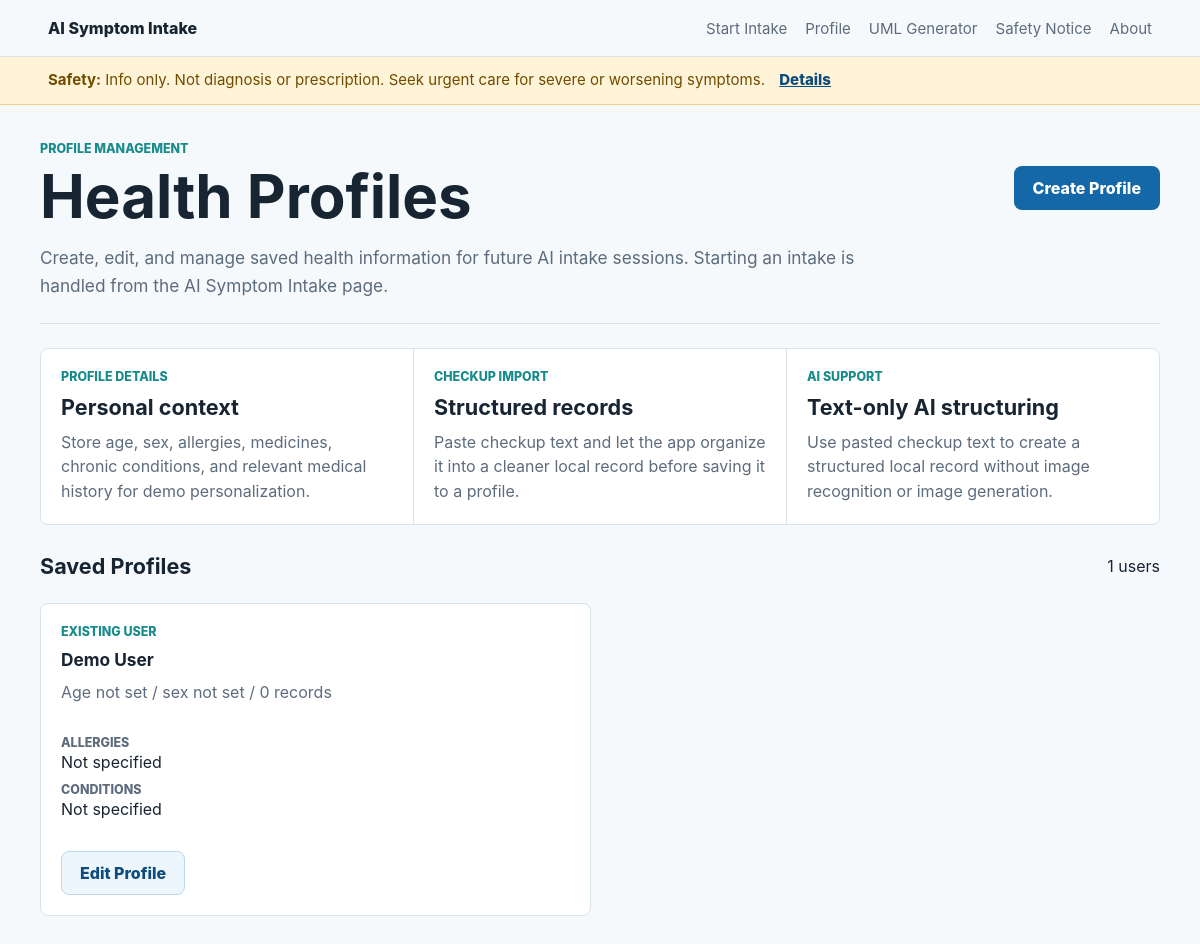
/profile, run on the app's committed database.
### tables this page shows
CREATE TABLE user_profiles (
                id INTEGER PRIMARY KEY AUTOINCREMENT,
                display_name TEXT,
                age INTEGER,
                sex TEXT,
                height_cm REAL,
                weight_kg REAL,
                allergies TEXT,
                current_medications TEXT,
                chronic_conditions TEXT,
                past_history TEXT,
                family_history TEXT,
                emergency_contact TEXT,
                consent_use_history INTEGER NOT NULL DEFAULT 0,
                created_at TIMESTAMP NOT NULL DEFAULT CURRENT_TIMESTAMP,
                updated_at TIMESTAMP NOT NULL DEFAULT CURRENT_TIMESTAMP
            );

### app.py (the view)
    @app.route("/profile")
    def profile_page():
        return render_template(
            "profile.html",
            disclaimer=DISCLAIMER_TEXT,
            brief_disclaimer=BRIEF_DISCLAIMER_TEXT,
            profiles=get_profiles(),
        )

### app.py (called while the page is built)
def get_db() -> sqlite3.Connection:
    if "db" not in g:
        database = current_app.config["DATABASE"]
        connection = sqlite3.connect(database)
        connection.row_factory = sqlite3.Row
        g.db = connection
    return g.db

def register_database_hooks(app: Flask) -> None:
    @app.teardown_appcontext
    def close_db(error: BaseException | None = None) -> None:
        connection = g.pop("db", None)
        if connection is not None:
            connection.close()
    @app.cli.command("init-db")
    def init_db_command() -> None:
        init_db(app)
        print("Initialized the symptom intake database.")

def get_profiles() -> list[sqlite3.Row]:
    return get_db().execute(
        """
        SELECT user_profiles.*,
               (SELECT COUNT(*) FROM health_records WHERE health_records.profile_id = user_profiles.id) AS record_count
        FROM user_profiles
        ORDER BY updated_at DESC, id DESC
        """
    ).fetchall()

### templates/profile.html (shortened to what this page needs)
{% extends "base.html" %}
{% block content %}
<section class="page-shell">
    <p class="eyebrow">Profile management</p>
    <div class="profile-management-header">
        <div>
            <h1>Health Profiles</h1>
            <p class="form-intro">Create, edit, and manage saved health information for future AI intake sessions. Starting an intake is handled from the AI Symptom Intake page.</p>
        </div>
        <a class="button primary" href="{{ url_for('new_profile_page') }}">Create Profile</a>
    </div>
    <div class="management-summary">
        <article>
            <span class="choice-kicker">Profile details</span>
            <h2>Personal context</h2>
            <p>Store age, sex, allergies, medicines, chronic conditions, and relevant medical history for demo personalization.</p>
        </article>
        <article>
            <span class="choice-kicker">Checkup import</span>
            <h2>Structured records</h2>
            <p>Paste checkup text and let the app organize it into a cleaner local record before saving it to a profile.</p>
        </article>
        <article>
            <span class="choice-kicker">AI support</span>
            <h2>Text-only AI structuring</h2>
            <p>Use pasted checkup text to create a structured local record without image recognition or image generation.</p>
        </article>
    </div>
    <section class="content-band compact">
        <div class="section-heading">
            <h2>Saved Profiles</h2>
            <span>{{ profiles|length }} users</span>
        </div>
        <div class="profile-grid management-grid">
            {% for profile in profiles %}
            <article class="profile-card management-card">
                <div>
                    <span class="choice-kicker">Existing user</span>
                    <h3>{{ profile.display_name or "Unnamed profile" }}</h3>
                    <p>{{ profile.age or "Age not set" }} / {{ profile.sex or "sex not set" }} / {{ profile.record_count }} records</p>
                </div>
                <dl>
                    <div><dt>Allergies</dt><dd>{{ profile.allergies or "Not specified" }}</dd></div>
                    <div><dt>Conditions</dt><dd>{{ profile.chronic_conditions or "Not specified" }}</dd></div>
                </dl>
                <div class="button-row">
                    <a class="button secondary" href="{{ url_for('edit_profile_page', profile_id=profile.id) }}">Edit Profile</a>
                </div>
            </article>
            {% else %}
            <article class="summary-text">
                <h3>No saved users yet</h3>
                <p>Create a profile when you want personalized intake context. Quick intake is still available from the AI Symptom Intake page.</p>
                <a class="button primary" href="{{ url_for('new_profile_page') }}">Create Profile</a>
            </article>
            {% endfor %}
        </div>
    </section>
</section>
{% endblock %}

### static/styles.css (style rules this page uses)
:root { color-scheme: light; --ink: #172431; --muted: #5d6c7c; --line: #d8e3ea; --paper: #f5f9fb; --panel: #ffffff; --blue: #1468a8; --blue-dark: #0d4c7c; --teal: #188b8b; --mint: #e9f8f5; --amber: #f2bd55; --red: #b74242; --shadow: 0 18px 42px rgba(23, 36, 49, 0.11); }
* { box-sizing: border-box; }
body { margin: 0; font-family: Inter, ui-sans-serif, system-ui, -apple-system, BlinkMacSystemFont, "Segoe UI", sans-serif; color: var(--ink); background: var(--paper); }
a { color: inherit; }
.eyebrow { margin: 0 0 10px; color: var(--teal); font-size: 0.78rem; font-weight: 850; letter-spacing: 0; text-transform: uppercase; }
h1, h2, h3, p { overflow-wrap: anywhere; }
h1 { margin: 0 0 18px; font-size: clamp(2.35rem, 6vw, 4.6rem); line-height: 1; letter-spacing: 0; }
h2 { margin: 0; font-size: 1.35rem; }
h3 { margin: 0 0 10px; font-size: 1.08rem; }
.lede, .form-intro { margin: 0; color: var(--muted); font-size: 1.08rem; line-height: 1.65; }
.button { display: inline-flex; align-items: center; justify-content: center; min-height: 44px; padding: 0 18px; border: 1px solid transparent; border-radius: 8px; font-weight: 800; text-decoration: none; cursor: pointer; }
.button.primary { color: #fff; background: var(--blue); }
.button.secondary { color: var(--blue-dark); background: #edf6fc; border-color: #b9d8eb; }
.content-band, .page-shell, .form-shell { width: min(1120px, calc(100% - 36px)); margin: 36px auto; }
.page-shell h1 { font-size: clamp(2.25rem, 5vw, 4rem); }
.profile-management-header { display: flex; align-items: flex-start; justify-content: space-between; gap: 24px; padding-bottom: 22px; border-bottom: 1px solid var(--line); }
.profile-management-header > div { max-width: 820px; }
.management-summary { display: grid; grid-template-columns: repeat(3, minmax(0, 1fr)); gap: 1px; margin-top: 24px; overflow: hidden; border: 1px solid var(--line); border-radius: 8px; background: var(--line); }
.management-summary article { padding: 20px; background: var(--panel); }
.management-summary p { margin: 10px 0 0; color: var(--muted); line-height: 1.55; }
.content-band.compact { width: 100%; margin: 28px 0 0; }
.section-heading { display: flex; align-items: center; justify-content: space-between; gap: 16px; margin-bottom: 18px; }
.choice-grid, .profile-grid { display: grid; grid-template-columns: repeat(2, minmax(0, 1fr)); gap: 18px; margin-top: 24px; }
.profile-grid { grid-template-columns: repeat(3, minmax(0, 1fr)); }
.management-grid, .picker-grid { grid-template-columns: repeat(2, minmax(0, 1fr)); }
.item-card, .summary-panel, .summary-text, .safety-panel, .choice-card, .profile-card, .intake-sidebar, .report-panel, .profile-help-strip { padding: 20px; border: 1px solid var(--line); border-radius: 8px; background: var(--panel); }
.item-card p, .summary-panel p, .summary-text p, .safety-panel p, .choice-card p, .profile-card p, .intake-sidebar p, .report-panel p, .profile-help-strip p { margin: 0; color: var(--muted); line-height: 1.58; }
.choice-kicker { display: block; margin-bottom: 10px; color: var(--teal); font-size: 0.78rem; font-weight: 850; text-transform: uppercase; }
.profile-card { display: grid; gap: 14px; }
.management-card { align-content: start; }
dl { margin: 16px 0 0; display: grid; gap: 10px; }
dl div { display: grid; gap: 2px; }
dt { color: var(--muted); font-size: 0.78rem; font-weight: 850; text-transform: uppercase; }
dd { margin: 0; }
.button-row { display: flex; align-items: center; gap: 12px; flex-wrap: wrap; margin-top: 18px; }

### data on the page
user_profiles: display_name "Demo User", age "Age not set", sex "sex not set", record_count "0", allergies "Not specified", chronic_conditions "Not specified"

### other printed values
{{ brief_disclaimer or "Info only. Not diagnosis or prescription." }} "Info only. Not diagnosis or prescription. Seek urgent care for severe or worsening symptoms."
{{ profiles|length }} "1"
